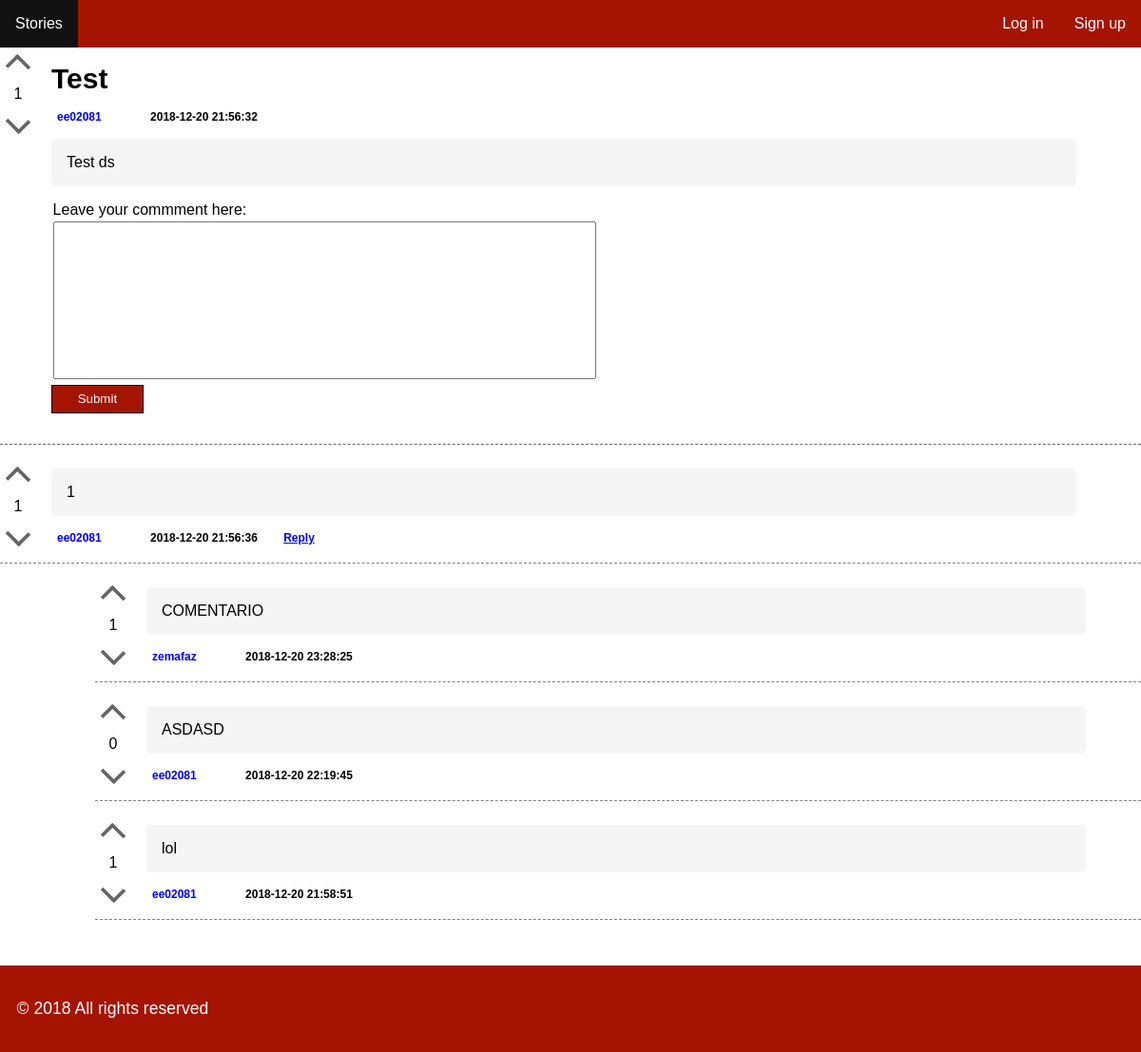
/pages/story.php?id=2, run on the app's committed database.
### tables this page shows
CREATE TABLE story (    
    id INTEGER PRIMARY KEY AUTOINCREMENT NOT NULL,
    channel_id INTEGER,
    user_id INTEGER,
    title VARCHAR NOT NULL,
    description VARCHAR NOT NULL,
    date DATETIME NOT NULL,
    karma INTEGER,
        FOREIGN KEY (channel_id) REFERENCES channel(id),
        FOREIGN KEY (user_id) REFERENCES user(id)
);

CREATE TABLE comment (    
    id INTEGER PRIMARY KEY AUTOINCREMENT NOT NULL,
    story_id INTEGER,
    user_id INTEGER,
    description VARCHAR NOT NULL,
    date DATETIME NOT NULL,
    karma INTEGER,
    father INTEGER,
        FOREIGN KEY (story_id) REFERENCES story(id),
        FOREIGN KEY (user_id) REFERENCES user(id)
);

CREATE TABLE user (
  id INTEGER PRIMARY KEY AUTOINCREMENT NOT NULL,
  username VARCHAR NOT NULL UNIQUE,
  register_date DATETIME NOT NULL,  
  password VARCHAR NOT NULL
);

### pages/story.php (called while the page is built, shortened)
<?php
	include_once('../config/init.php');
	include_once('../database/story.php');
	include_once('../database/comment.php');
	$story_id = $_GET['id'];
	$story = getStory($story_id);
	$comments = getAllComments($story_id);
	include_once('../templates/header.php');
	include_once('../templates/template_story.php');
	include_once('../templates/footer.php');
?>

### database/story.php (called while the page is built, shortened)
<?php
	function getStory($story_id) {
		global $conn;
		$stmt = $conn->prepare('
			SELECT
			story.*,
			COUNT(comment.story_id) as nrComm,
			user.username as usrname
			FROM story
			left join comment on story.id=comment.story_id
			left join user on story.user_id=user.id
			WHERE story.id = ?
		');
		$stmt->execute(array($story_id));
		return $stmt->fetch();
	}
?>

### database/comment.php (called while the page is built, shortened)
<?php
  function getAllComments($story_id) {
    global $conn;
    $stmt = $conn->prepare('
        SELECT
        comment.*,
        user.username as usrname
        FROM comment
        left join user on comment.user_id=user.id
        WHERE comment.story_id = ? AND father IS NULL
        ORDER BY `date` Desc
      ');
    $stmt->execute(array($story_id));
    return $stmt->fetchAll();
  }
  function findReplies($father){
    global $conn;
    $stmt = $conn->prepare('
      SELECT
      comment.*,
      user.username as usrname
      FROM comment
      left join user on comment.user_id=user.id
      WHERE comment.father = ?
      ORDER BY `date` Desc
    ');
    $stmt->execute(array($father));
    return $stmt->fetchAll();
  }
?>

### templates/template_story.php (the view, shortened to what this page needs)
<section id="main" class="story-page">
  <div id="story-content">
    <article id="story-holder-<?php echo $story['id'] ?>" class='story-header'>
      <div id = 'vote'>
        <a href="javascript:void(0)" onclick="upvoteStory('<?php echo $story["id"] ?>')" class="vote upvote <?php echo ( isset($currentUser) && hasUserAlreadyUpvotedStory($currentUser['id'], $story['id']) ? 'voted' : '' ) ?>">
          <div class="arrow-up"></div>
        </a>
        <div class="karma">
          <?php echo( is_null($story['karma']) ? '0' : $story['karma'] ); ?>
        </div>
        <a href="javascript:void(0)" onclick="downvoteStory('<?php echo $story["id"] ?>')" class="vote downvote <?php echo ( isset($currentUser) && hasUserAlreadyDownvotedStory($currentUser['id'], $story['id']) ? 'voted' : '' ) ?>">
          <div class="arrow-down"></div>
        </a>
      </div>
      <div id = 'listStory'>
				<div class = 'story-title'>
          <?php echo $story['title']; ?>
				</div>
				<div class = 'listStory-footer'>
          <a class="author" href="../pages/profile.php?profile=<?php echo $story['usrname']; ?>"><?php echo $story['usrname']; ?></a>
					<span class="tags">
					</span>
					<span class="date">
						<?php echo $story['date']; ?>
					</span>
        </div>
        <div class="listStory-description">
          <?php echo $story['description']; ?>
        </div>
        <div id="add-comment">
          <form action="../actions/action_add_comment.php" method="POST">
            <div class="form-group">
              <label for="comment">Leave your commment here: </label>
              <textarea id="comment" name="comment" required rows="5"></textarea>
            </div>
            <div class="form-group">
              <input type="submit" value="Submit">
            </div>
          </form>
      </div>
    </div>
  </article>
  </div>
  <div id="comments" >
    <?php foreach ($comments as $key => $comment) { ?>
      <article>
        <div id="comment-holder-<?php echo $comment['id'] ?>" class="story">
          <div id = 'vote'>
            <a href="javascript:void(0)" onclick="upvoteComment('<?php echo $comment["id"] ?>')" class="vote upvote <?php echo ( isset($currentUser) && hasUserAlreadyUpvotedComment($currentUser['id'], $comment['id']) ? 'voted' : '' ) ?>">
              <div class="arrow-up"></div>
            </a>
            <div class="karma">
              <?php echo( is_null($comment['karma']) ? '0' : $comment['karma'] ); ?>
            </div>
            <a href="javascript:void(0)" onclick="downvoteComment('<?php echo $comment["id"] ?>')" class="vote downvote <?php echo ( isset($currentUser) && hasUserAlreadyDownvotedComment($currentUser['id'], $comment['id']) ? 'voted' : '' ) ?>">
              <div class="arrow-down"></div>
            </a>
          </div>
          <div id = 'listStory'>
            <div class="description listStory-description">
              <?php echo $comment['description']; ?>
            </div>
            <div class="listStory-footer">
              <a class="author" href="../pages/profile.php?profile=<?php echo $comment['usrname']; ?>"><?php echo $comment['usrname']; ?></a>
              <span class="tags">
              </span>
              <span class="date">
                <?php echo $comment['date']; ?>
              </span>
              <span class="reply">
                <a href="javascript:void(0)" onclick="showReplyForm('reply-form-<?php echo $comment['id']; ?>')">Reply</a>
              </span>
            </div>
          </div>
        </div>
        <div class="replies-holder">
          <?php $replies = findReplies($comment['id']);?>
          <?php foreach ($replies as $key => $reply) { ?>
            <article id="comment-holder-<?php echo $reply['id'] ?>" class="reply" style="margin-left: 100px;">
              <div class="story">
                <div id = 'vote'>
                  <a href="javascript:void(0)" onclick="upvoteComment('<?php echo $reply["id"] ?>')" class="vote upvote <?php echo ( isset($currentUser) && hasUserAlreadyUpvotedComment($currentUser['id'], $reply['id']) ? 'voted' : '' ) ?>">
                    <div class="arrow-up"></div>
                  </a>
                  <div class="karma">
                    <?php echo( is_null($reply['karma']) ? '0' : $reply['karma'] ); ?>
                  </div>
                  <a href="javascript:void(0)" onclick="downvoteComment('<?php echo $reply["id"] ?>')" class="vote downvote <?php echo ( isset($currentUser) && hasUserAlreadyDownvotedComment($currentUser['id'], $reply['id']) ? 'voted' : '' ) ?>">
                    <div class="arrow-down"></div>
                  </a>
                </div>
              <div id = 'listStory'>
                <div class="description listStory-description">
                  <?php echo $reply['description']; ?>
                </div>
                <div class="listStory-footer">
                  <a class="author" href="../pages/profile.php?profile=<?php echo $reply['usrname']; ?>"><?php echo $reply['usrname']; ?></a>
                  <span class="tags">
                  </span>
                  <span class="date">
                    <?php echo $reply['date']; ?>
                  </span>
                  </div>
                </div>
              </div>
            </article>
          <?php } ?>
        </div>
      </article>
    <?php } ?>
  </div>
</section>

### css/allpages.css (style rules this page uses)
body { max-width: 1220px; min-height: 100vh; margin: 0 auto; font-family: 'Montserrat', sans-serif; -webkit-font-smoothing: antialiased; color: #000000; box-shadow: 0px 30px 40px rgba(0,0,0,.1); }
textarea { resize:none; font-family: 'Montserrat', sans-serif; }

### css/main.css (style rules this page uses)
#story-content { display: block; }
.story-header { display:flex; }
.story-title { font-weight: bold; font-size: 30px; margin: 1rem; }
.story-header > #listStory > .listStory-description { margin-top : 1em; }
#listStory { width: 100%; }
#add-comment { margin: 1rem; }
#add-comment > form > .form-group > label { display: block; margin: 0.1rem; }
#comment { margin: 0.1rem; width: 50%; height: 10rem; }
input[type="submit"] { background-color: #A41400; color: white; border: 1px solid black; padding: 0.5em 2em; }
#comments { margin-top: 1em; border-top: 1px dashed #666; }
.story, #story { display:flex; align-items: center; padding-bottom: 10px; border-bottom: 1px dashed gray; margin-top: 1em; }
#vote { display: block; text-align: center; }
.arrow-up { position: relative; display: inline-block; vertical-align: middle; color: #666; box-sizing: border-box; width: 18px; height: 20px; border-width: 4px 4px 0 0; border-style: solid; margin: 10px; border-radius: 0 2px 0 0; transform: rotate(-45deg); }
.arrow-down { position: relative; display: inline-block; vertical-align: middle; color: #666; box-sizing: border-box; width: 18px; height: 20px; border-width: 4px 4px 0 0; border-style: solid; margin: 10px; border-radius: 0 2px 0 0; transform: rotate(135deg); }
.listStory-description { margin: 0em 1em 1em 1em; border-radius: 5px; background-color: #F5F5F5; text-align: justify; width: 90%; padding: 1rem; }
.listStory-footer { padding: 0rem 1rem 0rem 1rem; font-size: 12px; }
.listStory-footer > * { margin-right: 1em; padding: 0.5em; border-radius: 5px; text-align: center; font-weight: bold; text-decoration-line: none; text-decoration-color: blue; border-radius: 5px; }

### data on the page
story: karma "1", title "Test", date "2018-12-20 21:56:32", description "Test ds"
comment: karma "1", description "1", user.username "ee02081", date "2018-12-20 21:56:36"
comment: karma "1", description "COMENTARIO", user.username "zemafaz", date "2018-12-20 23:28:25"
comment: karma "0", description "ASDASD", user.username "ee02081", date "2018-12-20 22:19:45"
comment: karma "1", description "lol", user.username "ee02081", date "2018-12-20 21:58:51"

### other printed values
$story['usrname'] "ee02081"
